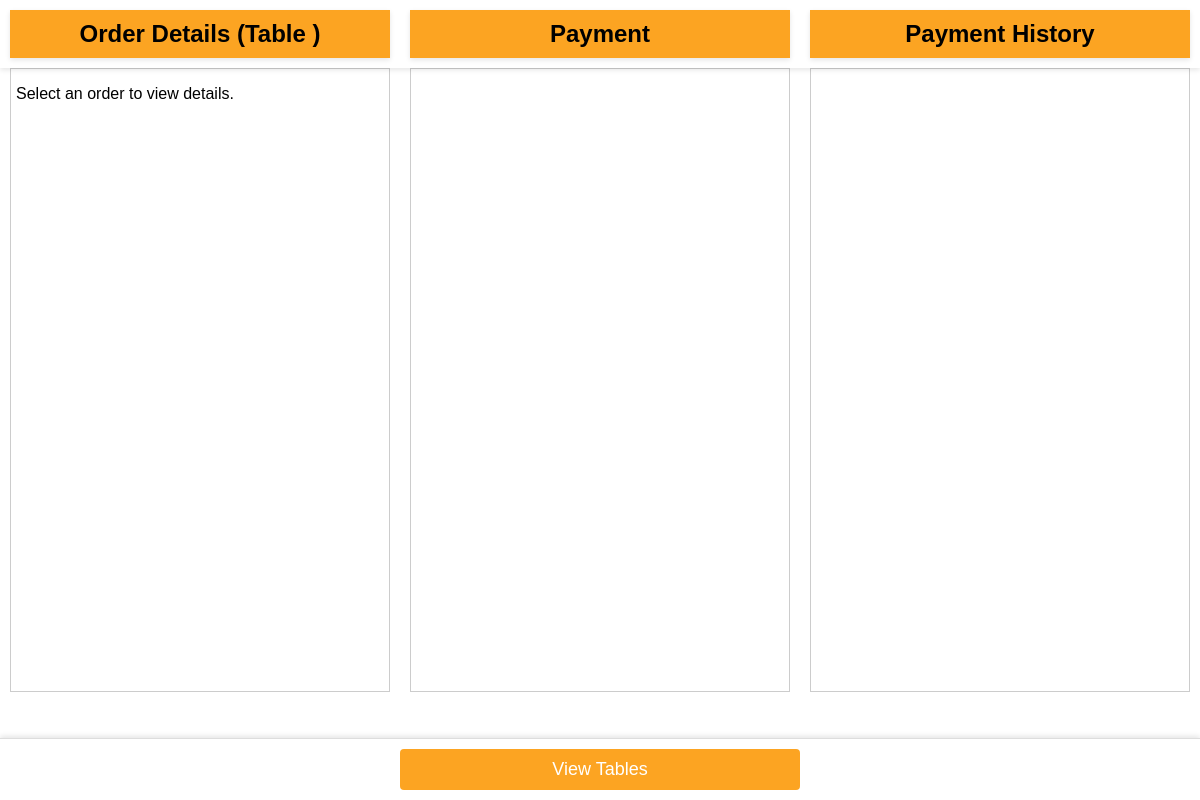
/counter/orders/, run on an earlier commit of the app's database.
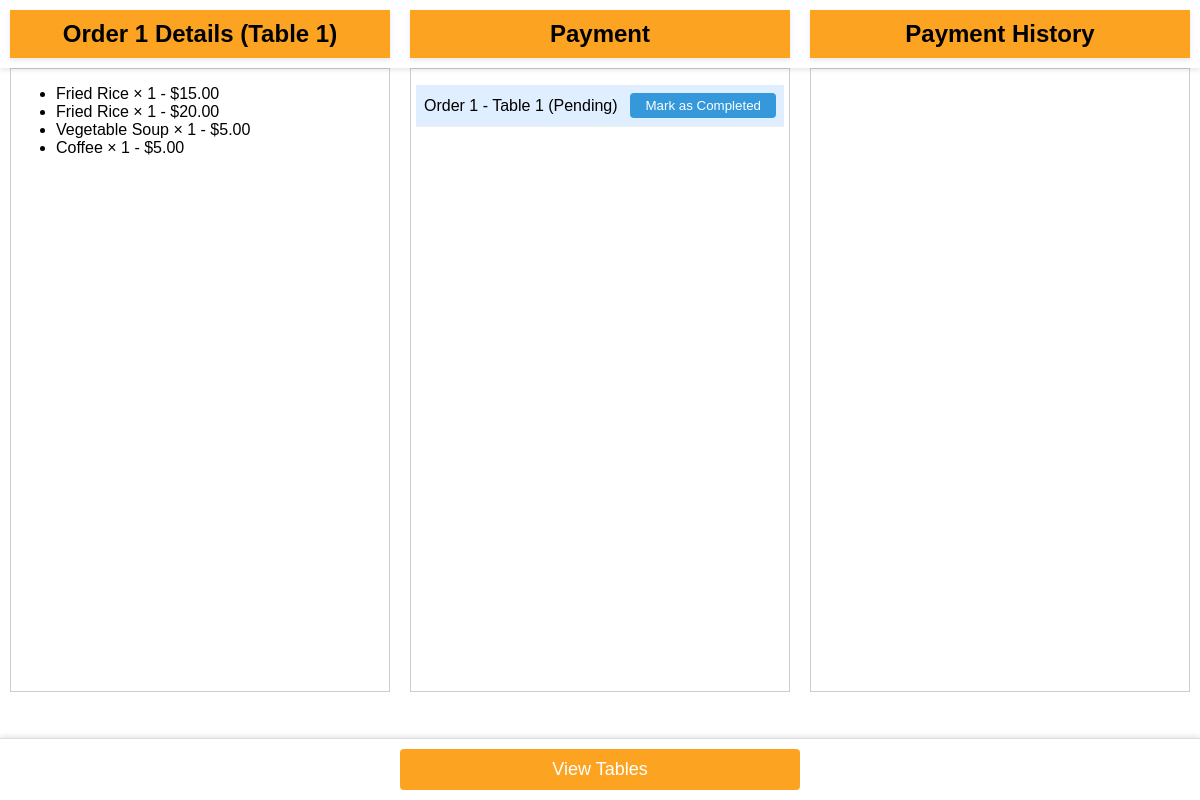
And on a later commit of the database.
### order/models.py (models this page shows, shortened)
class Order(models.Model):
    table = models.ForeignKey(Table, on_delete=models.CASCADE, related_name='orders')
    date_ordered = models.DateTimeField(auto_now_add=True)
    STATUS_CHOICES = [
        ('Pending', 'Pending'),
        ('Completed', 'Completed'),
    ]
    status = models.CharField(max_length=50, choices=STATUS_CHOICES, default='Pending')

class Table(models.Model):
    table_number = models.PositiveIntegerField(unique=True)
    availability = models.BooleanField(default=True)
    qr_code = models.ImageField(upload_to='qrcodes/', blank=True, null=True, help_text='create a qr code everytime a table is saved!')

class OrderItem(models.Model):
    order = models.ForeignKey(Order, on_delete=models.CASCADE, related_name='order_items')
    selection = models.ForeignKey(Selection, on_delete=models.CASCADE)
    quantity = models.PositiveIntegerField(default=1)
    total_price = models.DecimalField(max_digits=10, decimal_places=2, editable=False)

class Selection(models.Model):
    item = models.ForeignKey(Item, on_delete=models.CASCADE, related_name='selections')
    meat_option = models.ForeignKey(MeatOption, on_delete=models.SET_NULL, null=True, blank=True)
    spicy_level = models.ForeignKey(SpicyLevel, on_delete=models.SET_NULL, null=True, blank=True)

class Item(models.Model):
    name = models.CharField(max_length=100)
    description = models.TextField(null=True, blank=True)
    category = models.ForeignKey(Category, on_delete=models.CASCADE, related_name='items')
    image = models.ImageField(blank=True, null=True)
    base_price = models.DecimalField(max_digits=6, decimal_places=2)
    has_meat_options = models.BooleanField(default=False)
    has_spicy_options = models.BooleanField(default=False)

### counter/views.py (the view)
# urls.py: path('orders/', views.order_management, name='order_management'),
def order_management(request):
    all_orders = Order.objects.all().order_by('-date_ordered')
    pending_orders = Order.objects.filter(status='Pending').order_by('-date_ordered')
    completed_orders = Order.objects.filter(status='Completed').order_by('-date_ordered')
    selected_order = all_orders.first() if all_orders.exists() else None
    context = {
        'all_orders': all_orders,
        'pending_orders': pending_orders,
        'completed_orders': completed_orders,
        'selected_order': selected_order,
    }
    return render(request, 'counter/order_management.html', context)

### counter/templates/counter/order_management.html (shortened to what this page needs)
<!DOCTYPE html>
<html lang="en">
<head>
    {% load static %}
    <link rel="stylesheet" href="{% static 'counter/styles.css' %}">
</head>
<body class="order-management-page">
<div class="title three-columns">
    <div class="left" id="receipt-title">
        <h2>Order {{ selected_order.id }} Details (Table {{ selected_order.table.table_number }})</h2>
    </div>
    <div class="middle" id="payment-title">
        <h2>Payment</h2>
    </div>
    <div class="right" id="history-title">
        <h2>Payment History</h2>
    </div>
</div>
<div class="container three-columns">
    <div class="left-column" id="order-details">
        {% if selected_order %}
            <ul>
                {% for item in selected_order.order_items.all %}
                    <li>{{ item.selection.item.name }} × {{ item.quantity }} - ${{ item.total_price }}</li>
                {% endfor %}
            </ul>
        {% else %}
            <p>Select an order to view details.</p>
        {% endif %}
    </div>
    <div class="middle-column">
        <ul class="orders-list" id="pending-orders-list">
            {% for order in pending_orders %}
                <li data-order-id="{{ order.id }}"
                    class="order-item {% if selected_order and order.id == selected_order.id %}active{% endif %}">
                    Order {{ order.id }} - Table {{ order.table.table_number }} ({{ order.status }})
                    <button class="toggle-order-status" data-order-id="{{ order.id }}" data-new-status="Completed">
                        Mark as Completed
                    </button>
                </li>
            {% endfor %}
        </ul>
    </div>
    <div class="right-column">
    </div>
</div>
<div class="navigation-links">
    <a href="{% url 'counter:table_availability' %}" class="btn nav-btn">View Tables</a>
</div>

What changed in the data, as far as the page shows it:
added Order: id "1", table.table_number "1", status "Pending"
added OrderItem: selection.item.name "Fried Rice", quantity "1", total_price "15.00"
added OrderItem: selection.item.name "Fried Rice", quantity "1", total_price "20.00"
added OrderItem: selection.item.name "Vegetable Soup", quantity "1", total_price "5.00"
added OrderItem: selection.item.name "Coffee", quantity "1", total_price "5.00"
Also different on the page:
text no longer shown: "Select an order to view details."
